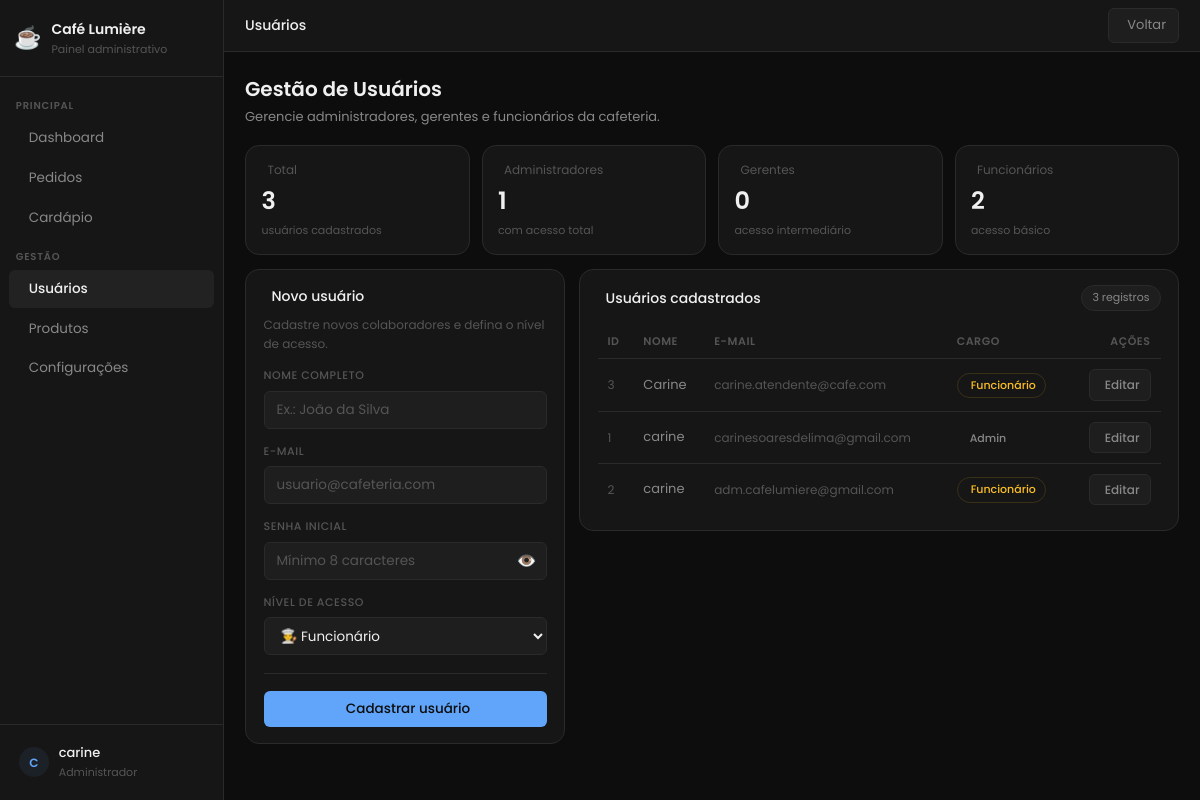
/usuarios (signed in), run on the app's committed database.
### tables this page shows
CREATE TABLE usuarios (
        id INTEGER PRIMARY KEY AUTOINCREMENT,
        nome TEXT,
        email TEXT UNIQUE,
        senha TEXT
    , tipo TEXT DEFAULT 'funcionario', ativo INTEGER DEFAULT 1, ultimo_login TIMESTAMP, criado_em TIMESTAMP);

### app.py (the view, shortened to what this page needs)
@app.route("/usuarios", methods=["GET", "POST"])
def usuarios():
    if "user_id" not in session:
        return redirect(url_for("login"))
    conn = get_db()
    usuarios = conn.execute(
        "SELECT id, nome, email, tipo FROM usuarios ORDER BY nome"
    ).fetchall()
    total_usuarios    = conn.execute("SELECT COUNT(*) FROM usuarios").fetchone()[0]
    total_admins      = conn.execute("SELECT COUNT(*) FROM usuarios WHERE tipo='admin'").fetchone()[0]
    total_gerentes    = conn.execute("SELECT COUNT(*) FROM usuarios WHERE tipo='gerente'").fetchone()[0]
    total_funcionarios= conn.execute("SELECT COUNT(*) FROM usuarios WHERE tipo='funcionario'").fetchone()[0]
    conn.close()
    return render_template(
        "usuarios.html",
        usuarios=usuarios,
        total_usuarios=total_usuarios,
        total_admins=total_admins,
        total_gerentes=total_gerentes,
        total_funcionarios=total_funcionarios
    )

### app.py (called while the page is built)
def get_db():
    conn = sqlite3.connect(DB_PATH)
    conn.row_factory = sqlite3.Row
    return conn

### templates/usuarios.html (shortened to what this page needs)
<!DOCTYPE html>
<html lang="pt-br">
<head>
    <link rel="stylesheet" href="https://cdn.jsdelivr.net/npm/@tabler/icons-webfont@latest/tabler-icons.min.css">
    <link rel="stylesheet" href="{{ url_for('static', filename='css/dashboard.css') }}">
    <link rel="stylesheet" href="{{ url_for('static', filename='css/usuario.css') }}">
</head>
<body>
<aside class="sidebar">
    <div class="sidebar-logo">
        <span class="logo-icon">☕</span>
        <div>
            <div class="logo-name">Café Lumière</div>
            <div class="logo-sub">Painel administrativo</div>
        </div>
    </div>
    <nav class="sidebar-nav">
        <span class="nav-label">Principal</span>
        <a href="{{ url_for('dashboard') }}" class="nav-item">
            Dashboard
        </a>
        <a href="{{ url_for('pedidos') }}" class="nav-item">
            Pedidos
        </a>
        <a href="{{ url_for('cardapio') }}" class="nav-item">
            Cardápio
        </a>
        <span class="nav-label">Gestão</span>
        <a href="{{ url_for('usuarios') }}" class="nav-item active">
            Usuários
        </a>
        <a href="{{ url_for('produtos') }}" class="nav-item">
            Produtos
        </a>
        <a href="{{ url_for('configuracoes') }}" class="nav-item">
            Configurações
        </a>
    </nav>
    <div class="sidebar-footer">
        <div class="user-row">
            <div class="user-avatar">
                {{ session['nome'][0] | upper }}
            </div>
            <div class="user-info">
                <div class="user-name">{{ session['nome'] }}</div>
                <div class="user-role">Administrador</div>
            </div>
        </div>
    </div>
</aside>
<div class="main">
    <header class="topbar">
        <div class="topbar-title">Usuários</div>
        <div class="topbar-actions">
            <a href="{{ url_for('dashboard') }}" class="btn-back">
                Voltar
            </a>
        </div>
    </header>
    <div class="content">
        <div class="page-header">
            <h1 class="page-title">Gestão de Usuários</h1>
            <p class="page-sub">Gerencie administradores, gerentes e funcionários da cafeteria.</p>
        </div>
        <div class="metrics-grid">
            <div class="metric-card">
                <div class="metric-label">
                    Total
                </div>
                <div class="metric-value">{{ total_usuarios }}</div>
                <div class="metric-delta" style="color: var(--text-muted)">usuários cadastrados</div>
            </div>
            <div class="metric-card">
                <div class="metric-label">
                    Administradores
                </div>
                <div class="metric-value">{{ total_admins }}</div>
                <div class="metric-delta" style="color: var(--text-muted)">com acesso total</div>
            </div>
            <div class="metric-card">
                <div class="metric-label">
                    Gerentes
                </div>
                <div class="metric-value">{{ total_gerentes }}</div>
                <div class="metric-delta" style="color: var(--text-muted)">acesso intermediário</div>
            </div>
            <div class="metric-card">
                <div class="metric-label">
                    Funcionários
                </div>
                <div class="metric-value">{{ total_funcionarios }}</div>
                <div class="metric-delta" style="color: var(--text-muted)">acesso básico</div>
            </div>
        </div>
        <div class="usuarios-layout">
            <div class="card">
                <div class="card-header">
                    <span class="card-title">
                        Novo usuário
                    </span>
                </div>
                <p class="card-desc">Cadastre novos colaboradores e defina o nível de acesso.</p>
                <form method="POST" action="{{ url_for('usuarios') }}">
                    <div class="input-group">
                        <label>Nome completo</label>
                        <input
                            type="text"
                            name="nome"
                            placeholder="Ex.: João da Silva"
                            required>
                    </div>
                    <div class="input-group">
                        <label>E-mail</label>
                        <input
                            type="email"
                            name="email"
                            placeholder="usuario@cafeteria.com"
                            required>
                    </div>
                    <div class="input-group">
                        <label>Senha inicial</label>
                        <div class="input-password">
                            <input
                                type="password"
                                name="senha"
                                id="senha-novo"
                                placeholder="Mínimo 8 caracteres"
                                required>
                        </div>
                    </div>
                    <div class="input-group">
                        <label>Nível de acesso</label>
                        <select name="tipo" required>
                            <option value="funcionario">👨‍🍳 Funcionário</option>
                        </select>
                    </div>
                    <div class="form-footer">
                        <button type="submit" class="btn-primary">
                            Cadastrar usuário
                        </button>
                    </div>
                </form>
            </div>
            <div class="card card-table">
                <div class="card-header">
                    <span class="card-title">
                        Usuários cadastrados
                    </span>
                    <span class="chip">{{ total_usuarios }} registros</span>
                </div>
                <div class="table-wrap">
                    <table>
                        <thead>
                            <tr>
                                <th>ID</th>
                                <th>Nome</th>
                                <th>E-mail</th>
                                <th>Cargo</th>
                                <th style="text-align: right">Ações</th>
                            </tr>
                        </thead>
                        <tbody>
                            {% for usuario in usuarios %}
                            <tr>
                                <td class="td-muted">{{ usuario.id }}</td>
                                <td>{{ usuario.nome }}</td>
                                <td class="td-muted">{{ usuario.email }}</td>
                                <td>
                                    {% if usuario.tipo == 'admin' %}
                                        <span class="pill pill-blue">
                                             Admin
                                        </span>
                                    {% elif usuario.tipo == 'gerente' %}
                                        <span class="pill pill-green">
                                            <i class="ti ti-briefcase"></i> Gerente
                                        </span>
                                    {% else %}
                                        <span class="pill pill-amber">
                                             Funcionário
                                        </span>
                                    {% endif %}
                                </td>
                                <td style="text-align: right">
                                    <a href="{{ url_for('editar_usuario', id=usuario.id) }}" class="btn-editar">
                                        Editar
                                    </a>
                                </td>
                            </tr>
                            {% endfor %}
                        </tbody>
                    </table>
                </div>
            </div>
        </div>
    </div>
</div>
</body>
</html>

### static/css/usuario.css (style rules this page uses)
.usuarios-layout { display: grid; grid-template-columns: 320px 1fr; gap: 1rem; align-items: start; }
.card-desc { font-size: 12px; color: var(--text-muted); margin-bottom: 1rem; margin-top: -0.5rem; }
.input-group { display: flex; flex-direction: column; gap: 6px; margin-bottom: 14px; }
.input-group label { font-size: 11px; font-weight: 500; color: var(--text-muted); text-transform: uppercase; letter-spacing: .05em; }
.input-group input, .input-group select { background: var(--bg-card2); border: 1px solid var(--border); border-radius: var(--radius-sm); color: var(--text); font-family: var(--font); font-size: 13.5px; padding: 8px 12px; outline: none; transition: border-color .15s; height: 38px; width: 100%; }
.input-group input::placeholder { color: var(--text-muted); }
.input-group select option { background: var(--bg-card2); }
.input-password { position: relative; }
.input-password input { padding-right: 40px; }
.form-footer { margin-top: 1.25rem; padding-top: 1.25rem; border-top: 1px solid var(--border); }
.btn-primary { display: flex; align-items: center; gap: 6px; background: var(--color-accent); color: #0d0d0d; border: none; border-radius: var(--radius-sm); padding: 0 16px; height: 36px; font-size: 13.5px; font-family: var(--font); font-weight: 500; cursor: pointer; transition: opacity .15s; width: 100%; justify-content: center; }
.pill-amber { background: var(--bg-amber); color: var(--color-amber); border: 1px solid rgba(251, 191, 36, .15); }
.btn-editar { display: inline-flex; align-items: center; gap: 5px; font-size: 12px; font-weight: 500; color: var(--text-sub); background: var(--bg-card2); border: 1px solid var(--border); border-radius: var(--radius-sm); padding: 5px 10px; transition: background .15s, color .15s, border-color .15s; }
.btn-back { display: flex; align-items: center; gap: 6px; font-size: 13px; color: var(--text-sub); background: var(--bg-card2); border: 1px solid var(--border); border-radius: var(--radius-sm); padding: 6px 12px; transition: background .15s, color .15s; }

### data on the page
usuarios: id "3", nome "Carine", email "carine.atendente@cafe.com", tipo "Funcionário"
usuarios: id "1", nome "carine", email "carinesoaresdelima@gmail.com", tipo "Admin"
usuarios: id "2", nome "carine", email "adm.cafelumiere@gmail.com", tipo "Funcionário"

### other printed values
{{ session['nome'][0] | upper }} "C"
{{ session['nome'] }} "carine"
{{ total_usuarios }} "3"
{{ total_admins }} "1"
{{ total_gerentes }} "0"
{{ total_funcionarios }} "2"
